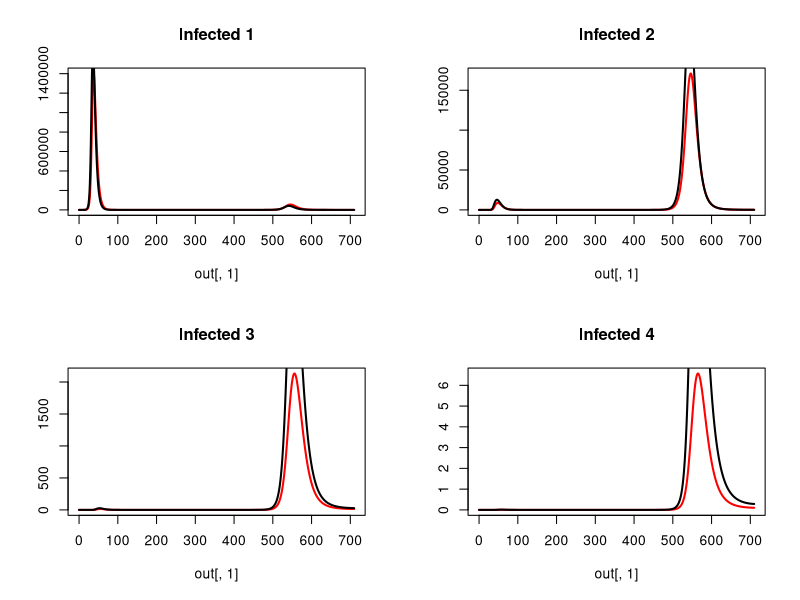

The R script that drew this image:
############################
#CRC info
############################
args = commandArgs(TRUE)
input = as.numeric(args[1])
vac.vec = c(0.25, 0.45, 0.65, 0.85)
vac = c(rep(0,8), vac.vec[input], rep(0,19))

library(deSolve)

############################
#Initial condidtions and parameters
############################
percentage_vec <- c(rep(1.8,5), rep(1.8,5), rep(1.84,5), rep(1.86,5),
                    17.2, 15, 12.7, 8.8, 5.5, 2.8, 1.3, 0.2)
percentage_vec <- percentage_vec / 100
initial_conditions <- as.data.frame(matrix(NA, nrow = 28*4, ncol = 3))
initial_conditions[,2] <- rep(1:28,4)
for(i in 1:4){
  x <- i - 1
  initial_conditions[x*(28) + (1:28),1] <- rep(i,28)
}
initial_conditions[,3] <- rep(percentage_vec,4)

susceptible_init_h <- cbind(initial_conditions[,1], initial_conditions[,2], rep(NA, 112))
susceptible_init_h[,3] <- c(initial_conditions[1:28,3] * 6 *10^6, initial_conditions[29:56,3] * 0, 
                            initial_conditions[57:84,3] * 0, initial_conditions[85:112,3] * 0)
susceptible_init_l <- cbind(initial_conditions[,1], initial_conditions[,2], rep(NA, 112))
susceptible_init_l[,3] <- c(initial_conditions[1:28,3] * 6 *10^6, initial_conditions[29:56,3] * 0, 
                            initial_conditions[57:84,3] * 0, initial_conditions[85:112,3] * 0)

infected_init_h <- cbind(initial_conditions[,1], initial_conditions[,2], rep(NA, 112))
infected_init_h[,3] <- c(initial_conditions[1:28,3] * 1, initial_conditions[29:56,3] * 0, 
                         initial_conditions[57:84,3] * 0, initial_conditions[85:112,3] * 0)
infected_init_l <- cbind(initial_conditions[,1], initial_conditions[,2], rep(NA, 112))
infected_init_l[,3] <- c(initial_conditions[1:28,3] * 1, initial_conditions[29:56,3] * 0, 
                         initial_conditions[57:84,3] * 0, initial_conditions[85:112,3] * 0)

recovered_init_h <- cbind(initial_conditions[,1], initial_conditions[,2], rep(NA, 112))
recovered_init_h[,3] <- c(initial_conditions[1:28,3] * 0, initial_conditions[29:56,3] * 0, 
                          initial_conditions[57:84,3] * 0, initial_conditions[85:112,3] * 0)
recovered_init_l <- cbind(initial_conditions[,1], initial_conditions[,2], rep(NA, 112))
recovered_init_l[,3] <- c(initial_conditions[1:28,3] * 0, initial_conditions[29:56,3] * 0, 
                          initial_conditions[57:84,3] * 0, initial_conditions[85:112,3] * 0)


susceptible_h <- function(exposure){
  x <- exposure - 1
  susceptible <- c(susceptible_init_h[(x * 28) + 1:28,3])
}
susceptible_total_h <- sum(susceptible_h(1) + susceptible_h(2) + susceptible_h(3) + susceptible_h(4))
susceptible_l <- function(exposure){
  x <- exposure - 1
  susceptible <- c(susceptible_init_l[(x * 28) + 1:28,3])
}
susceptible_total_l <- sum(susceptible_l(1) + susceptible_l(2) + susceptible_l(3) + susceptible_l(4))

infected_h <- function(exposure){
  x <- exposure - 1
  infected <- c(infected_init_h[(x * 28) + 1:28,3])
} 
infected_total_h <- sum(infected_h(1) + infected_h(2) + infected_h(3) + infected_h(4))
infected_l <- function(exposure){
  x <- exposure - 1
  infected <- c(infected_init_l[(x * 28) + 1:28,3])
} 
infected_total_l <- sum(infected_l(1) + infected_l(2) + infected_l(3) + infected_l(4))

recovered_h <- function(exposure){
  x <- exposure - 1
  recovered <- c(recovered_init_h[(x * 28) + 1:28,3])
} 
recovered_total_h <- sum(recovered_h(1) + recovered_h(2) + recovered_h(3) + recovered_h(4))
recovered_l <- function(exposure){
  x <- exposure - 1
  recovered <- c(recovered_init_l[(x * 28) + 1:28,3])
} 
recovered_total_l <- sum(recovered_l(1) + recovered_l(2) + recovered_l(3) + recovered_l(4))

population_h <- sum(susceptible_total_h + infected_total_h + recovered_total_h)
population_l <- sum(susceptible_total_l + infected_total_l + recovered_total_l)


native <- c(rep(1, 7), rep(0.86, 9), rep(0.842, 4), 0.814, 0.7676, 0.7784, rep(0.809, 5))

parms <- c(beta_h = 0.6125551,
           beta_l = 0.9155611,
           gamma = 1/4,
           sigma = 1/(365 * 1.2),
           mu = 19 / (1000 * 365),
           delta = c((0.013 / 365), rep(0.001 / 365, 4), rep(0, 10), rep(0.001, 5), 
                     0.002 / 365, 0.0025 / 365, 
                     0.004 / 365, 0.0085 / 365,
                     0.0175 / 365, 0.0425 / 365,
                     0.114 / 365, 0.151 / 365),
           age_window = c(rep(1, 21), rep(10, 7)),
           native = c(rep(1, 7), rep(0.86, 9), rep(0.842, 4), 0.814, 0.7676, 0.7784, rep(0.809, 5)),
           travel <- 1 - native,
           vac_h = vac,
           vac_l = vac)

############################
#MODEL
############################
model <- function(t, y, parms){
  
  beta_h <- parms[1]
  beta_l <- parms[2]
  gamma <- parms[3]
  sigma <- parms[4]
  mu <- parms[5]
  delta <- parms[6:33]
  age_window <- parms[34:61]
  native <- parms[62:89]
  travel <- parms[90:117]
  vac_h <- ifelse(t>(365*30*10), parms[118:145], rep(0,28))
  vac_l <- ifelse(t>(365*30*10), parms[146:173], rep(0,28))
  
  
  S1_h <- y[1:28]
  I1_h <- y[29:56]
  R1_h <- y[57:84]
  S2_h <- y[85:112]
  I2_h <- y[113:140]
  R2_h <- y[141:168]
  S3_h <- y[169:196]
  I3_h <- y[197:224]
  R3_h <- y[225:252]
  S4_h <- y[253:280]
  I4_h <- y[281:308]
  R4_h <- y[309:336]
  
  S1_l <- y[337:364]
  I1_l <- y[365:392]
  R1_l <- y[393:420]
  S2_l <- y[421:448]
  I2_l <- y[449:476]
  R2_l <- y[477:504]
  S3_l <- y[505:532]
  I3_l <- y[533:560]
  R3_l <- y[561:588]
  S4_l <- y[589:616]
  I4_l <- y[617:644]
  R4_l <- y[645:672]
  
  FOI <- y[673]
  FOI_h <- y[674]
  FOI_l <- y[675]
  
  infected_total_h <- sum(sum(I1_h), sum(I2_h), sum(I3_h), sum(I4_h))
  population_h <- y[1:336]
  pop_h <- sum(population_h)
  infected_total_l <- sum(sum(I1_l), sum(I2_l), sum(I3_l), sum(I4_l))
  population_l <- y[337:672]
  pop_l <- sum(population_l)
  
  effective_population_h <- population_h + rep(travel,12) * population_l
  effective_population_h <- sum(effective_population_h)
  effective_population_l <- population_l + rep(travel,12) * population_h
  effective_population_l <- sum(effective_population_l)
  
  #first infection
  dS1_h <-  
    mu * c(pop_h, rep(0,27)) +
    c(0, 1/365 / head(age_window, -1) * head(S1_h, -1)) -
    c(1/365 / head(age_window, -1) * head(S1_h, -1), 0) -
    native * S1_h * (beta_h * infected_total_h / effective_population_h) -
    travel * S1_h * (beta_l * infected_total_l / effective_population_l) -
    S1_h * delta -
    S1_h * vac_h
  dS1_l <-  
    mu * c(pop_l, rep(0,27)) +
    c(0, 1/365 / head(age_window, -1) * head(S1_l, -1)) -
    c(1/365 / head(age_window, -1) * head(S1_l, -1), 0) -
    travel * S1_l * (beta_h * infected_total_h / effective_population_h) -
    native * S1_l * (beta_l * infected_total_l / effective_population_l) -
    S1_l * delta - 
    S1_l * vac_l
  
  dI1_h <- 
    native * S1_h * (beta_h * infected_total_h / effective_population_h) +
    travel * S1_h * (beta_l * infected_total_l / effective_population_l) +
    c(0, 1/365 / head(age_window, -1) * head(I1_h, -1)) -
    c(1/365 / head(age_window, -1) * head(I1_h, -1), 0) -
    I1_h * gamma -
    I1_h * delta
  dI1_l <- 
    travel * S1_l * (beta_h * infected_total_h / effective_population_h) +
    native * S1_l * (beta_l * infected_total_l / effective_population_l) +
    c(0, 1/365 / head(age_window, -1) * head(I1_l, -1)) -
    c(1/365 / head(age_window, -1) * head(I1_l, -1), 0) -
    I1_l * gamma -
    I1_l * delta
  
  FOI <- FOI + sum(dI1_h+dI1_l)
  FOI_h <- FOI_h + sum(dI1_h)
  FOI_l <- FOI_l + sum(dI1_l)
  
  dR1_h <-
    I1_h * gamma +
    c(0, 1/365 / head(age_window, -1) * head(R1_h, -1)) -
    c(1/365 / head(age_window, -1) * head(R1_h, -1), 0) -
    R1_h * sigma -
    R1_h * delta +
    S1_h * vac_h - 
    R1_h * vac_h
  dR1_l <-
    I1_l * gamma +
    c(0, 1/365 / head(age_window, -1) * head(R1_l, -1)) -
    c(1/365 / head(age_window, -1) * head(R1_l, -1), 0) -
    R1_l * sigma -
    R1_l * delta +
    S1_l * vac_l - 
    R1_l * vac_l
  
  #second infection
  dS2_h <- 
    R1_h * sigma +
    c(0, 1/365 / head(age_window, -1) * head(S2_h, -1)) -
    c(1/365 / head(age_window, -1) * head(S2_h, -1), 0) -
    native * S2_h * (0.75 * beta_h * infected_total_h / effective_population_h) -
    travel * S2_h * (0.75 * beta_l * infected_total_l / effective_population_l) -
    S2_h * delta - 
    S2_h * vac_h
  dS2_l <- 
    R1_l * sigma +
    c(0, 1/365 / head(age_window, -1) * head(S2_l, -1)) -
    c(1/365 / head(age_window, -1) * head(S2_l, -1), 0) -
    travel * S2_l * (0.75 * beta_h * infected_total_h / effective_population_h) -
    native * S2_l * (0.75 * beta_l * infected_total_l / effective_population_l) -
    S2_l * delta - 
    S2_l * vac_l
  
  dI2_h <- 
    native * S2_h * (0.75 * beta_h * infected_total_h / effective_population_h) +
    travel * S2_h * (0.75 * beta_l * infected_total_l / effective_population_l) +
    c(0, 1/365 / head(age_window, -1) * head(I2_h, -1)) -
    c(1/365 / head(age_window, -1) * head(I2_h, -1), 0) -
    I2_h * gamma -
    I2_h * delta
  dI2_l <- 
    travel * S2_l * (0.75 * beta_h * infected_total_h / effective_population_h) +
    native * S2_l * (0.75 * beta_l * infected_total_l / effective_population_l) +
    c(0, 1/365 / head(age_window, -1) * head(I2_l, -1)) -
    c(1/365 / head(age_window, -1) * head(I2_l, -1), 0) -
    I2_l * gamma -
    I2_l * delta
  
  FOI <- FOI + sum(dI2_h+dI2_l)
  FOI_h <- FOI_h + sum(dI2_h)
  FOI_l <- FOI_l + sum(dI2_l)
  
  dR2_h <-  
    I2_h * gamma +  
    c(0, 1/365 / head(age_window, -1) * head(R2_h, -1)) -
    c(1/365 / head(age_window, -1) * head(R2_h, -1), 0) -
    R2_h * sigma -
    R2_h * delta +
    R1_h * vac_h +
    S2_h * vac_h -
    R2_h * vac_h
  dR2_l <-  
    I2_l * gamma +  
    c(0, 1/365 / head(age_window, -1) * head(R2_l, -1)) -
    c(1/365 / head(age_window, -1) * head(R2_l, -1), 0) -
    R2_l * sigma -
    R2_l * delta + 
    R1_l * vac_l +
    S2_l * vac_l -
    R2_l * vac_l
  
  #third infection
  dS3_h <- 
    R2_h * sigma + 
    c(0, 1/365 / head(age_window, -1) * head(S3_h, -1)) -
    c(1/365 / head(age_window, -1) * head(S3_h, -1), 0) -
    native * S3_h * (0.5 * beta_h * infected_total_h / effective_population_h) -
    travel * S3_h * (0.5 * beta_l * infected_total_l / effective_population_l) -
    S3_h * delta -
    S3_h * vac_h
  dS3_l <- 
    R2_l * sigma + 
    c(0, 1/365 / head(age_window, -1) * head(S3_l, -1)) -
    c(1/365 / head(age_window, -1) * head(S3_l, -1), 0) -
    travel * S3_l * (0.5 * beta_h * infected_total_h / effective_population_h) -
    native * S3_l * (0.5 * beta_l * infected_total_l / effective_population_l) -
    S3_l * delta -
    S3_l * vac_l
  
  dI3_h <- 
    native * S3_h * (0.5 * beta_h * infected_total_h / effective_population_h) +
    travel * S3_h * (0.5 * beta_l * infected_total_l / effective_population_l) +
    c(0, 1/365 / head(age_window, -1) * head(I3_h, -1)) -
    c(1/365 / head(age_window, -1) * head(I3_h, -1), 0) -
    I3_h * gamma -
    I3_h * delta
  dI3_l <- 
    travel * S3_l * (0.5 * beta_h * infected_total_h / effective_population_h) +
    native * S3_l * (0.5 * beta_l * infected_total_l / effective_population_l) +
    c(0, 1/365 / head(age_window, -1) * head(I3_l, -1)) -
    c(1/365 / head(age_window, -1) * head(I3_l, -1), 0) -
    I3_l * gamma -
    I3_l * delta
  
  FOI <- FOI + sum(dI3_h+dI3_l)
  FOI_h <- FOI_h + sum(dI3_h)
  FOI_l <- FOI_l + sum(dI3_l)
  
  dR3_h <- 
    I3_h * gamma +
    c(0, 1/365 / head(age_window, -1) * head(R3_h, -1)) -
    c(1/365 / head(age_window, -1) * head(R3_h, -1), 0) -
    R3_h * sigma -
    R3_h * delta + 
    R2_h * vac_h +
    S3_h * vac_h -
    R3_h * vac_h
  dR3_l <- 
    I3_l * gamma +
    c(0, 1/365 / head(age_window, -1) * head(R3_l, -1)) -
    c(1/365 / head(age_window, -1) * head(R3_l, -1), 0) -
    R3_l * sigma -
    R3_l * delta +
    R3_l * vac_l +
    S3_l * vac_l - 
    R3_l * vac_l
  
  #fourth infection
  dS4_h <- 
    R3_h * sigma +
    c(0, 1/365 / head(age_window, -1) * head(S4_h, -1)) -
    c(1/365 / head(age_window, -1) * head(S4_h, -1), 0) -
    native * S4_h * (0.25 * beta_h * infected_total_h / effective_population_h) -
    travel * S4_h * (0.25 * beta_l * infected_total_l / effective_population_l) -
    S4_h * delta - 
    S4_h * vac_h
  dS4_l <- 
    R3_l * sigma +
    c(0, 1/365 / head(age_window, -1) * head(S4_l, -1)) -
    c(1/365 / head(age_window, -1) * head(S4_l, -1), 0) -
    travel * S4_l * (0.25 * beta_h * infected_total_h / effective_population_h) -
    native * S4_l * (0.25 * beta_l * infected_total_l / effective_population_l) -
    S4_l * delta - 
    S4_l * vac_l
  
  dI4_h <- 
    native * S4_h * (0.25 * beta_h * infected_total_h / effective_population_h) +
    travel * S4_h * (0.25 * beta_l * infected_total_l / effective_population_l) +
    c(0, 1/365 / head(age_window, -1) * head(I4_h, -1)) -
    c(1/365 / head(age_window, -1) * head(I4_h, -1), 0) -
    I4_h * gamma -
    I4_h * delta
  dI4_l <- 
    travel * S4_l * (0.25 * beta_h * infected_total_h / effective_population_h) +
    native * S4_l * (0.25 * beta_l * infected_total_l / effective_population_l) +
    c(0, 1/365 / head(age_window, -1) * head(I4_l, -1)) -
    c(1/365 / head(age_window, -1) * head(I4_l, -1), 0) -
    I4_l * gamma -
    I4_l * delta
  
  FOI <- FOI + sum(dI4_h+dI4_l)
  FOI_h <- FOI_h + sum(dI4_h)
  FOI_l <- FOI_l + sum(dI4_l)
  
  dR4_h <- 
    I4_h * gamma +
    c(0, 1/365 / head(age_window, -1) * head(R4_h, -1)) -
    c(1/365 / head(age_window, -1) * head(R4_h, -1), 0) -
    R4_h * delta +
    R3_h * vac_h +
    S4_h * vac_h
  dR4_l <- 
    I4_l * gamma +
    c(0, 1/365 / head(age_window, -1) * head(R4_l, -1)) -
    c(1/365 / head(age_window, -1) * head(R4_l, -1), 0) -
    R4_l * delta + 
    R3_l * vac_l +
    S4_l * vac_l
  
  list(c(dS1_h, dI1_h, dR1_h,
         dS2_h, dI2_h, dR2_h,
         dS3_h, dI3_h, dR3_h,
         dS4_h, dI4_h, dR4_h,
         dS1_l, dI1_l, dR1_l,
         dS2_l, dI2_l, dR2_l,
         dS3_l, dI3_l, dR3_l,
         dS4_l, dI4_l, dR4_l, 
         FOI, FOI_h, FOI_l))
  
}

############################
#RUN MODEL
############################
y_init <- c(susceptible_h(1), infected_h(1), recovered_h(1),
            susceptible_h(2), infected_h(2), recovered_h(2),
            susceptible_h(3), infected_h(3), recovered_h(3),
            susceptible_h(4), infected_h(4), recovered_h(4),
            susceptible_l(1), infected_l(1), recovered_l(1),
            susceptible_l(2), infected_l(2), recovered_l(2),
            susceptible_l(3), infected_l(3), recovered_l(3),
            susceptible_l(4), infected_l(4), recovered_l(4),
            0, 0, 0)
times <- seq(from = 0, to = 365 * 50, by = .1)
out <- ode(times = times, y = y_init, func = model, parms = parms)

############################
#PROCESSING
############################
png(filename = paste('infections_', input, '.png', sep = ''))
par(mfrow = c(2,2))
infected_names <- c("Infected 1", "Infected 2", "Infected 3", "Infected 4")
for(i in 0:3){
  x <- 2 + 3 * i
  y <- x + 12
  legend_y <- max(rowSums(out[,(1+(x-1)*28+1):(1+(x)*28)]))
  {plot(out[,1],rowSums(out[,(1+(x-1)*28+1):(1+(x)*28)]),type='l', 
        col = "red", lwd = 2, ylab = '',
        main = infected_names[i + 1])
    lines(out[,1],rowSums(out[,(1+(y-1)*28+1):(1+(y)*28)]),type='l', lwd = 2)
    legend(8000, (2/3) * legend_y, legend=c("High SES", "Low SES"),
           col=c("red", "black"), lwd = c(2,2), cex=0.8)
  }}
dev.off()


############################
#OUTPUT
############################
out_last <- out[nrow(out),]
FOI <- out[,674]
FOI_h <- out[,675]
FOI_l <- out[,676]
save(out_last, file = paste('output_', input, '.RData', sep = ''))
save(FOI, file = paste('FOI_', input, '.RData', sep = ''))
save(FOI_h, file = paste('FOI.h_', input, '.RData', sep = ''))
save(FOI_l, file = paste('FOI.l_', input, '.RData', sep = ''))
